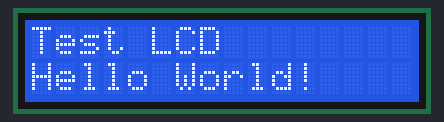
Bench run of a sketch on a simulated ESP32. On the bench: 16×2 character LCD. What the sketch prints to the serial monitor is not drawn.

Above: at 1.6 s.

The sketch:

lcd_i2c.ino
```cpp
#include <Wire.h>
#include <LiquidCrystal_I2C.h>

LiquidCrystal_I2C lcd(0x27, 16, 2); // Try 0x3F if 0x27 doesn't work

void setup() {
  Serial.begin(115200);
  delay(1000); // Add a startup delay

  Serial.println("Initializing LCD...");
  Wire.begin(21, 22);

  // Try multiple times to initialize
  for (int i = 0; i < 3; i++) {
    lcd.init();
    delay(100);
  }

  lcd.backlight();
  lcd.clear();
  lcd.setCursor(0, 0);
  lcd.print("Test LCD");
  lcd.setCursor(0, 1);
  lcd.print("Hello World!");

  Serial.println("Setup complete");
}

void loop() {
  // Nothing to do here
}
```
